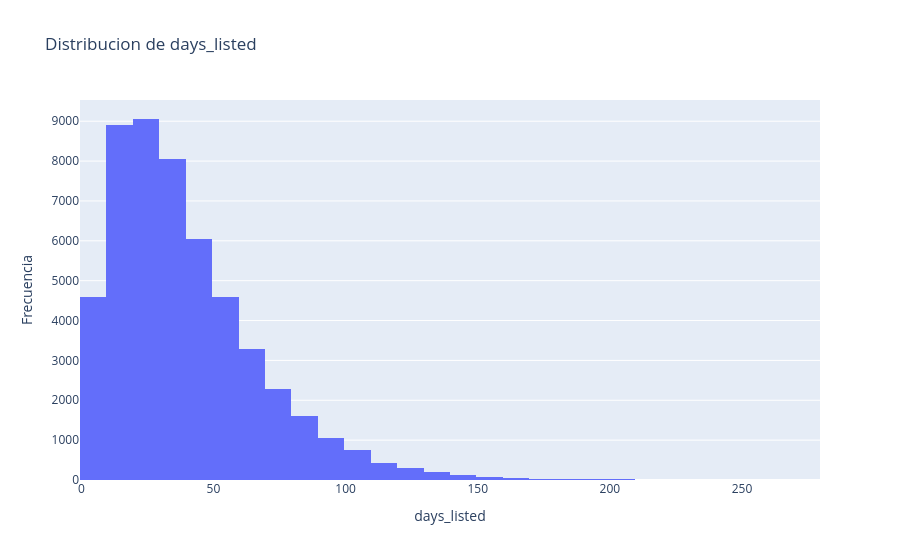

The code cell stored with this chart in its notebook:
### Markdown cell above
## 4. Visualizaciones necesarias (plotly.graph_objects)

### Code cell
fig_days_distribution = go.Figure()
fig_days_distribution.add_trace(
    go.Histogram(x=df_clean['days_listed'], nbinsx=40, name='days_listed')
)
fig_days_distribution.update_layout(
    title='Distribucion de days_listed',
    xaxis_title='days_listed',
    yaxis_title='Frecuencia'
)
fig_days_distribution.show()

### Figure 1 — Plotly figure (JSON) as saved in the notebook; plotly's stock layout.template omitted (floating-point values rounded to 4 significant figures; data arrays with more than 128 entries replaced by an {"elided": "..."} marker saying what was removed)
{"data": [{"name": "days_listed", "nbinsx": 40, "type": "histogram", "x": {"elided": "51525 int values"}}], "layout": {"title": {"text": "Distribucion de days_listed"}, "xaxis": {"title": {"text": "days_listed"}}, "yaxis": {"title": {"text": "Frecuencia"}}}}
